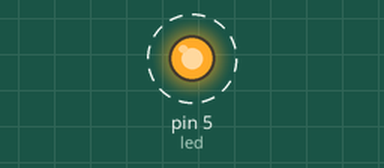
The sketch below on a simulated Arduino Uno, built with avr-gcc and run on an emulated ATmega328P. Shown: output pins drawn as LEDs (lit = HIGH). Dashed ring = blinking.

Above: at 0.5 s.
Timing chart, 0 to 4.6 s (numbered marks = the images above):
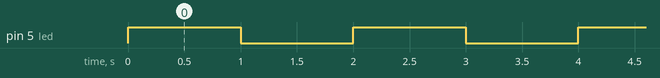

The sketch:

Q1.ino
```cpp
//Que:-1 To interface LED with Arduino and write a program to turn ON/OFF LED light at interval of every 1 Sec.


int led=5;
void setup()
{
    pinMode(led,OUTPUT);
}
void loop()
{
    digitalWrite(led,HIGH);
    delay(1000);
    digitalWrite(led,LOW);
    delay(1000);
}
```

Measured:
- by itself, pin 5 (led): alternates HIGH for 1.0 s and LOW for 1.0 s
